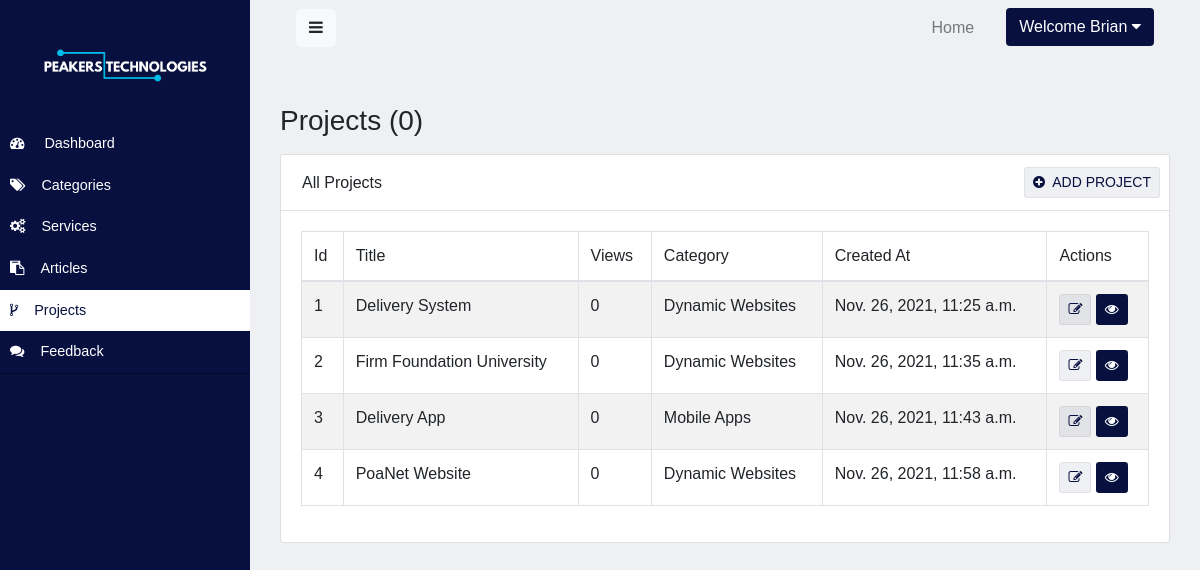
The app's page /staff/projects (signed in) with its own data.
### website/models.py (models this page shows, shortened)
class Project(models.Model):
    title = models.CharField(max_length = 50)
    description = models.TextField()
    views = models.IntegerField(default=0,blank=True)
    slug = models.SlugField(max_length=200)
    image_url = models.ImageField()
    project_url = models.CharField(max_length= 255, blank=True, null = True)
    keywords = models.TextField()
    service = models.ForeignKey(Service, on_delete=models.SET_NULL, null=True, blank=True)
    created_at = models.DateTimeField(auto_now_add=True)
    updated_at = models.DateTimeField(auto_now=True)

class Service(models.Model):
    name = models.CharField(max_length = 50)
    description = models.TextField(null=True, blank=True)
    icon = models.ImageField(null=True, blank=True)
    slug = models.SlugField(max_length=200)
    views = models.IntegerField(default=0,blank=True)
    created_at = models.DateTimeField(auto_now_add=True)
    updated_at = models.DateTimeField(auto_now=True)
    def __str__(self):
        return self.name

### website/views.py (the view)
# urls.py: path('projects', ProjectList.as_view(), name="projects"),
@method_decorator(login_required, name="dispatch")
class ProjectList(LoginRequiredMixin, ListView):
    model = Project
    context_object_name = 'projects'
    template_name = "admin/projects.html"

### website/templates/admin/projects.html
{% extends 'admin/layouts/admin-base.html' %}
{% block 'content' %}
<div class="container">
    <h3 class="mt-5 mb-3">Projects ({{Projects | length}})</h3>
    <div class="row justify-content-center">
        <div class="col-lg-12">
            <div class="card">
                <div class="card-header">
                    <div class="row">
                        <h6 class="ml-3 my-auto">All Projects</h6>
                        <a href="{% url 'add_project' %}" class="btn btn-text-main btn-sm ml-auto mr-1">
                            <i class="fa fa-plus-circle mr-1"></i>
                            ADD PROJECT
                        </a>
                    </div>
                </div>
                <div class="card-body">
                    <table class="table table-striped table-bordered">
                        <thead>
                            <tr>
                                <td>Id</td>
                                <td>Title</td>
                                <td>Views</td>
                                <td>Category</td>
                                <td>Created At</td>
                                <td>Actions</td>
                            </tr>
                        </thead>
                        <tbody>
                            {% for project in projects %}
                            <tr>
                                <td>{{project.id}}</td>
                                <td>{{project.title}}</td>
                                <td>{{project.views}}</td>
                                <td>{{project.service}}</td>
                                <td>{{project.created_at}}</td>
                                <td>
                                    <a href="{% url 'update_project' project.id %}" class="btn btn-text-main btn-sm">
                                        <i class="fa fa-edit"></i>
                                    </a>
                                    <a href="{% url 'view_project' project.id %}" class="btn btn-main btn-sm">
                                        <i class="fa fa-eye"></i>
                                    </a>
                                </td>
                            </tr>
                            {% endfor %}
                        </tbody>
                    </table>
                </div>
            </div>
        </div>
    </div>
</div>
{% endblock %}

### website/templates/admin/layouts/admin-nav.html (shortened to what this page needs)
<nav class="navbar navbar-expand-lg navbar-light w-100">
    <div class="container-fluid">
        <button type="button" id="sidebarCollapse" class="btn btn-light">
            <i class="fa fa-bars"></i>
        </button>
        <div class="collapse navbar-collapse" id="myNavigation">
            <ul class="navbar-nav ml-auto">
                <li class="nav-item"><a class="nav-link" href="{% url 'home' %}">Home</a></li>
                {% if user.is_authenticated %}
                    <li class="nav-item dropdown ml-lg-4">
                        <a class="btn btn-main " href="#" id="navbarDropdown" role="button"
                         data-toggle="dropdown" aria-haspopup="true" aria-expanded="false">
                            Welcome {{user|title}}  <i class="fa fa-caret-down"></i>
                        </a>
                      </li>
                {% endif %}
            </ul>
        </div>
    </nav>

### website/static/css/style.css (style rules this page uses)
:root { --primary: #081040; --primary_hover: #020822; --secondary: #00BCE9; --secondary-hover: #028daf; --accent: #F09808; --accent-hover: #F09808; --light-background: #08104010; --transition-time: 0.5s; --color: #081040; }
body { background-color: var(--light-background); font-family: 'Heebo'; }
.btn-main { color: white; background-color: var(--primary); }
.btn-text-main { color: var(--primary); background-color: var(--light-background); border: 1px solid var(--light-background); }

### website/static/css/admin-style.css (style rules this page uses)
:root { --primary: #081040; --primary_hover: #020822; --secondary: #00BCE9; --secondary-hover: #028daf; --accent: #BCE900; --accent-hover: #8caf00; --light-background: #08104010; }
body { background-color: var(--light-background); font-family: 'League Spartan', arial; }
.card-header { background-color: white !important; }
a, a:hover, a:focus { color: inherit; text-decoration: none; transition: all 0.3s; }

### records on screen
Project: id "1", title "Delivery System", views "0", service "Dynamic Websites", created_at "Nov. 26, 2021, 11:25 a.m."
Project: id "2", title "Firm Foundation University", views "0", service "Dynamic Websites", created_at "Nov. 26, 2021, 11:35 a.m."
Project: id "3", title "Delivery App", views "0", service "Mobile Apps", created_at "Nov. 26, 2021, 11:43 a.m."
Project: id "4", title "PoaNet Website", views "0", service "Dynamic Websites", created_at "Nov. 26, 2021, 11:58 a.m."

### other values on screen
{{ user|title }} "Brian"
{{ Projects | length }} "0"
